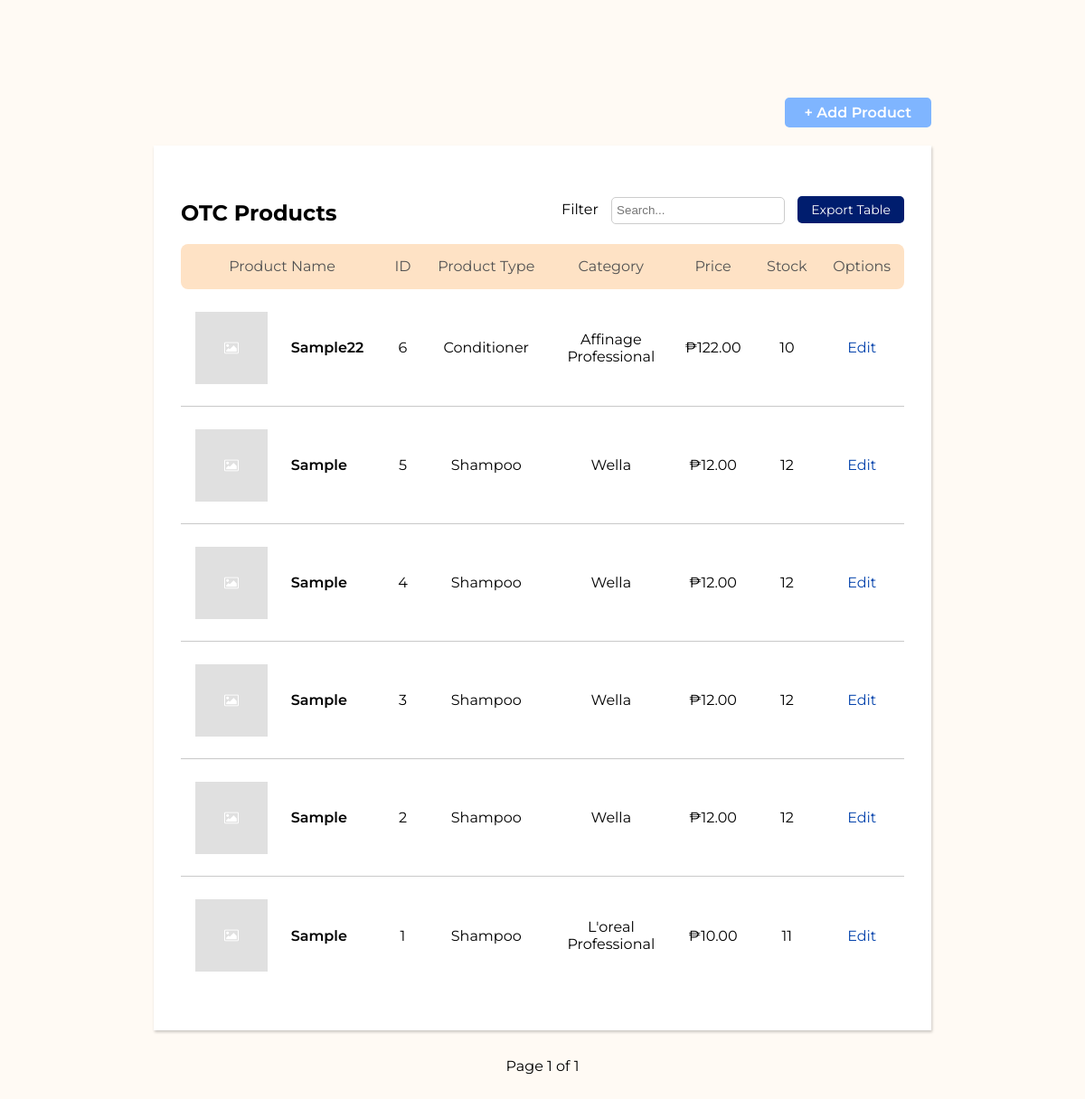
/otc/products/, run on an earlier commit of the app's database.
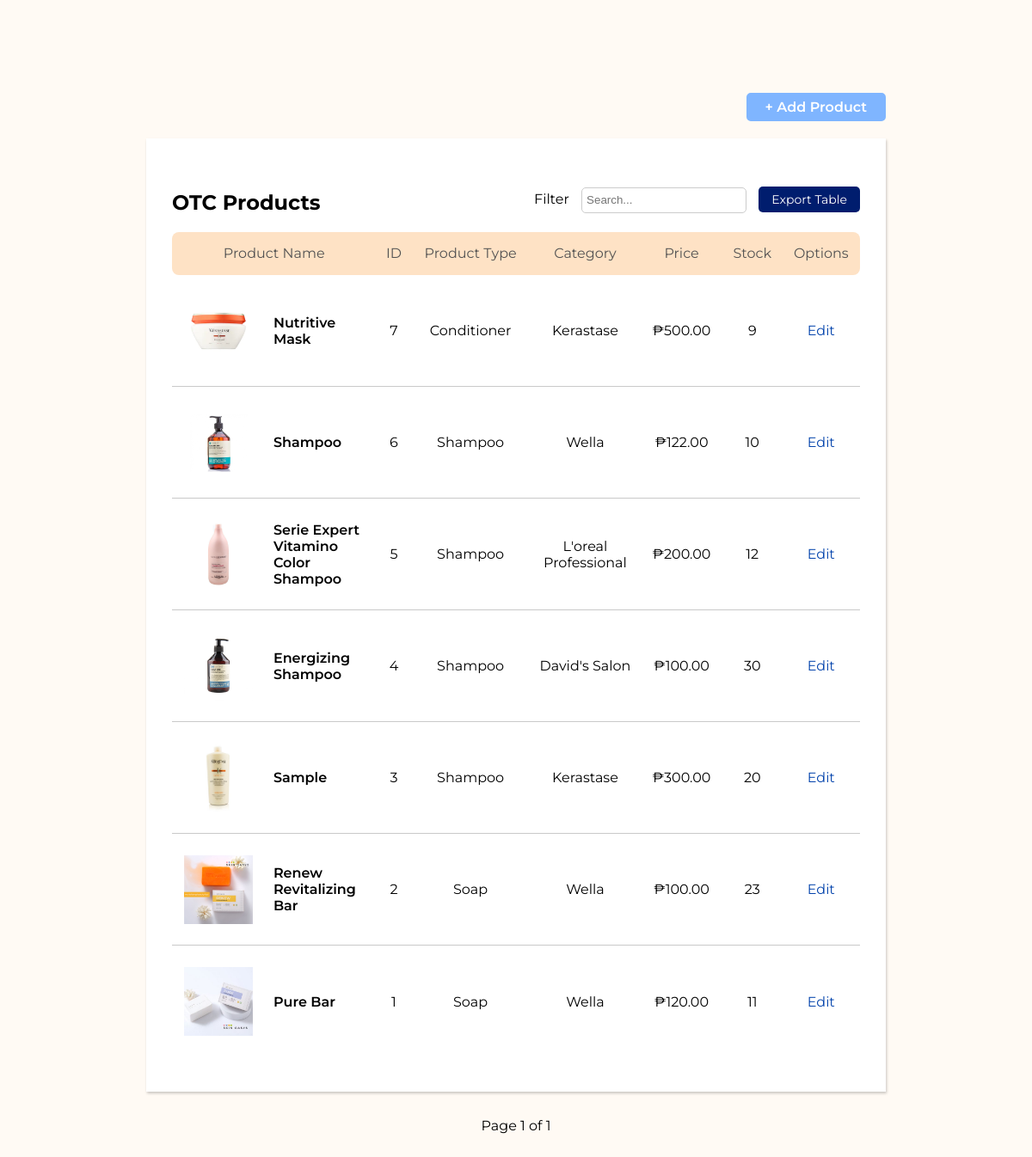
And on a later commit of the database.
### base/models.py (models this page shows, shortened)
class otcProduct(models.Model):
    Prod_Name = models.CharField(max_length=200, verbose_name="Product Name")
    ProdType_Name = models.ForeignKey(ProductType, on_delete=models.SET_NULL, null=True, blank=False, verbose_name="Product Type")
    Cat_Name = models.ForeignKey(Category, on_delete=models.SET_NULL, null=True, blank=False, verbose_name="Category")
    Prod_Desc = models.TextField(max_length=200, null=True, blank=True, verbose_name="Description")
    Prod_stockQty = models.IntegerField(verbose_name="Stock Quantity")
    Prod_Price = models.DecimalField(decimal_places=2, max_digits=6, verbose_name="Price")
    Prod_Image = models.ImageField(default="placeholder-image.png", upload_to="product_images", null=True, verbose_name="Product Image")
    is_active = models.BooleanField(default=True, verbose_name="Status")
    objects = models.Manager() #For All Records
    active_objects = IsActiveManager() #For Active Records Only
    date_created = models.DateTimeField(default=timezone.now)
    expiry_date = models.DateTimeField(null=True, blank=False)
    class Meta:
        verbose_name = 'Over-the-Counter Product'

class ProductType(models.Model):
    ProdType_Name = models.CharField(max_length=200, verbose_name="Product Type", unique=True)
    def __str__(self):
        return self.ProdType_Name

class Category(models.Model):
    Cat_Name = models.CharField(max_length=200, unique=True)
    class Meta:
        verbose_name = 'category'
        verbose_name_plural = 'categories'
    def __str__(self):
        return self.Cat_Name

### base/views.py (the view)
# urls.py: path('otc/products/', views.otcProducts, name="otc-products"),
def otcProducts(request):
    q = request.GET.get('q') if request.GET.get('q') != None else ''
    products = otcProduct.objects.all()
    search = otcProduct.objects.filter(
        Q(id__icontains=q) |
        Q(Prod_Name__icontains=q) |
        Q(ProdType_Name__ProdType_Name__icontains=q) |
        Q(Cat_Name__Cat_Name__icontains=q)
    ).order_by('-date_created')
    paginator = Paginator(search, 10)
    page_number = request.GET.get('page')
    page_prod = paginator.get_page(page_number)
    context = {'products': products, 'search': search, 'page_prod': page_prod}
    return render(request, 'base/otc-products/products.html', context)

### base/templates/base/otc-products/products.html (shortened to what this page needs)
{% extends 'main_products.html' %}
{% block content %}
<div class="main-wrapper">
    <div class="container">
        <div class="buttons">
            <a href="{% url 'otc-create-product' %}" class="blue-btn">+ Add Product</a>
        </div>
        <div class="prodtable-container">
            <div class="labels-container">
                    <div class="labels1">
                        <h2>OTC Products</h2>
                    </div>
                    <div class="labels2">
                        <ul>
                            <li class="top-labels">Filter</li>
                            <li class="top-labels">
                            <div class="search">
                                <form method="GET" action="{% url 'otc-products' %}">
                                    <input type="text" name="q" placeholder="Search...">
                                </form>
                            </div>
                            </li>
                            <li class="top-labels"><a href="#" class="export-btn">Export Table</a></li>
                        </ul>
                    </div>
            </div>
            <table>
                <thead>
                    <tr>
                        <th scope="col" colspan="2">Product Name</th>
                        <th scope="col">ID</th>
                        <th scope="col">Product Type</th>
                        <th scope="col">Category</th>
                        <th scope="col">Price</th>
                        <th scope="col">Stock</th>
                        <th scope="col">Options</th>
                    </tr>
                </thead>
                <tbody>
                    {% for product in page_prod %}
                    <tr>
                        <td><a href="{{product.id}}" id="prod-link">{% if product.Prod_Image %}<img src="{{product.Prod_Image.url}}" class="prod-img" />{% endif %}</a></td>
                        <td data-label="Product Name" class="td-align-left" id="prod-name"><a href="{{product.id}}" id="prod-link">{{product.Prod_Name}}</a></td>
                        <td data-label="ID">{{product.id}}</td>
                        <td data-label="Product Type" id="category">{{product.ProdType_Name}}</td>
                        <td data-label="Category" id="category">{{product.Cat_Name}}</td>
                        <td data-label="Price" id="price">{{product.Prod_Price|floatformat:2}}</td>
                        {% if product.Prod_stockQty > 0 %}
                        <td data-label="Stock">{{product.Prod_stockQty}}</td>
                        {% endif %}
                        <td data-label="Options" id="options"><a href="{% url 'otc-update-product' product.id %}" class="option-links">Edit</a><br>
                        {% empty %}
                        <td colspan="8">No results found.</td>
                    </tr>
                    {% endfor %}
                </tbody>
            </table>
        </div>
        <div class="pagination">
            <span class="step-links">
                <span class="current">
                    Page {{ page_prod.number }} of {{ page_prod.paginator.num_pages }}
                </span>
            </span>
        </div>
    </div>
</div>
{% endblock content %}

What changed in the data, as far as the page shows it:
added otcProduct: Prod_Image (picture), Prod_Name "Nutritive Mask", id "7", ProdType_Name "Conditioner", Cat_Name "Kerastase", Prod_Price "500.00", Prod_stockQty "9"
changed otcProduct id 6: Prod_Image: picture added in place of a placeholder; Prod_Name "Sample22" → "Shampoo"; ProdType_Name "Conditioner" → "Shampoo"; Cat_Name "Affinage Professional" → "Wella"
changed otcProduct id 5: Prod_Image: picture added in place of a placeholder; Prod_Name "Sample" → "Serie Expert Vitamino Color Shampoo"; Cat_Name "Wella" → "L'oreal Professional"; Prod_Price "12.00" → "200.00"
changed otcProduct id 4: Prod_Image: picture added in place of a placeholder; Prod_Name "Sample" → "Energizing Shampoo"; Cat_Name "Wella" → "David's Salon"; Prod_Price "12.00" → "100.00"; Prod_stockQty "12" → "30"
changed otcProduct "Sample": Prod_Image: picture added in place of a placeholder; Cat_Name "Wella" → "Kerastase"; Prod_Price "12.00" → "300.00"; Prod_stockQty "12" → "20"
changed otcProduct id 2: Prod_Image: picture added in place of a placeholder; Prod_Name "Sample" → "Renew Revitalizing Bar"; ProdType_Name "Shampoo" → "Soap"; Prod_Price "12.00" → "100.00"; Prod_stockQty "12" → "23"
changed otcProduct id 1: Prod_Image: picture added in place of a placeholder; Prod_Name "Sample" → "Pure Bar"; ProdType_Name "Shampoo" → "Soap"; Cat_Name "L'oreal Professional" → "Wella"; Prod_Price "10.00" → "120.00"
